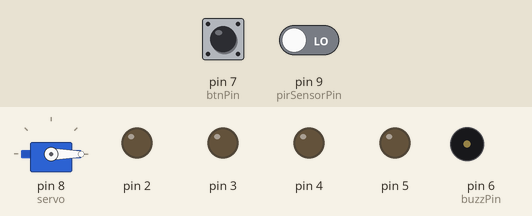
This sketch was run on a simulated Arduino Uno, built with avr-gcc and run on an emulated ATmega328P. Shown: servo, output pins drawn as LEDs (lit = HIGH), buzzer (waves = sounding). The inputs (shaded band) are chosen by the test bench; at power-on: pin 7 (btnPin) LOW, pin 9 (pirSensorPin) LOW.

Above: at 1.2 s.
1.3 s: pin 7 (btnPin) pulled HIGH for 0.15 s
At 2.4 s:
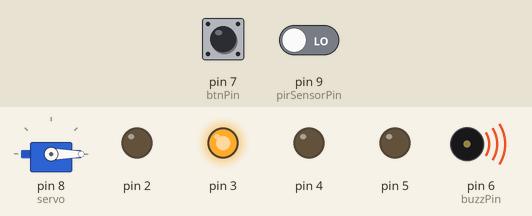
At 12.5 s:
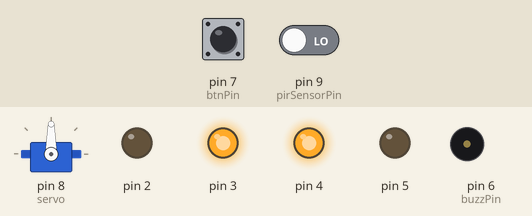
Timing chart, 0 to 12.8 s (numbered marks = the images above; inputs shaded):
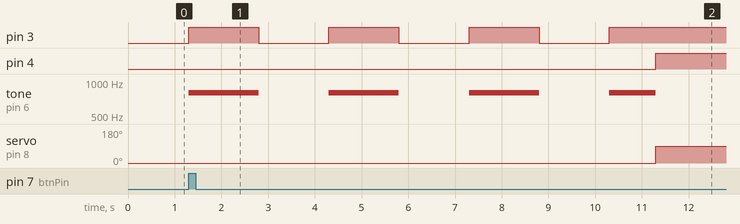

Measured:
- after the input at 1.3 s, pin 3: alternates HIGH for 1.5 s and LOW for 1.5 s, starting at once; pin 4: LOW → HIGH after 10.0 s; tone on pin 6 (buzzPin): goes 3 × (800 Hz 1.5 s, silent 1.5 s), 800 Hz 1.0 s, then silent, starting at once; servo on pin 8 (servo): 0° → 90° after 10.0 s

The sketch:

room-alarm.ino
```cpp
#include <Servo.h>
#include <Keypad.h>

class Led {
  public:
    byte port;

    void setup(byte iPin) {
      port = iPin;
      pinMode(port, OUTPUT);
    }
    void flash(int flashInterval) {
      static unsigned long int flashCounter = 0;
      static bool state = LOW;
      if (flashCounter <= millis()) {
        if (state == HIGH) {
          state = LOW;
        } else {
          state = HIGH;
        }
        digitalWrite(port, state);
        flashCounter = millis() + flashInterval;
      }
    }
    void on() {
      digitalWrite(port, HIGH);
    }
    void off() {
      digitalWrite(port, LOW);
    }
};

int peepFrequency = 800;
int servoLockedPosition = 90;
int lockingTime = 10000;
int warningTime = 5000;
int keypadResetTime = 10000;
String password = "*111";

Servo servo;
Led arLED;
Led ayLED;
Led krLED;
Led kgLED;
const byte buzzPin = 6;
const byte btnPin = 7;
const byte pirSensorPin = 9;
const byte keypadRows = 4;
const byte keypadColumns = 3;
const byte rowsPins[keypadRows] = {A0, A1, A2, A3};
const byte columnsPins[keypadColumns] = {A4, A5, 10};

char keypadCharacters[keypadRows][keypadColumns] = {
   {'1','2','3'},
   {'4','5','6'},
   {'7','8','9'},
   {'*','0','#'},
};
Keypad keyPad = Keypad(makeKeymap(keypadCharacters), rowsPins, columnsPins, keypadRows, keypadColumns);

void setup() {
  servo.attach(8);
  ayLED.setup(3);
  arLED.setup(2);
  krLED.setup(4);
  kgLED.setup(5);
  pinMode(buzzPin, OUTPUT);
  pinMode(btnPin, INPUT);
  pinMode(pirSensorPin, INPUT);
}

bool btnPressed;
bool moveDetected;
bool writingPwd;
bool passwordsMatches;
String pwd;
String inputPwd;
int countingTime;
unsigned long int startCountingTime;

void loop() {
  unlocked();
  btnPressed = digitalRead(btnPin);
  if (btnPressed) {
    countingTime = 0;
    startCountingTime = millis();
    while (countingTime <= lockingTime) {
      locking();
      countingTime = millis() - startCountingTime;
    }
    moveDetected = digitalRead(pirSensorPin);
    passwordsMatches = false;
    while (!moveDetected && !passwordsMatches) {
      locked();
      moveDetected = digitalRead(pirSensorPin);
      inputPwd = getInputPwd();
      passwordsMatches = inputPwd == password;
    }
    if (passwordsMatches) {
      kgLED.on();
      krLED.off();
    }
    if (moveDetected) {
      countingTime = 0;
      startCountingTime = millis();
      btnPressed = digitalRead(btnPin);
      while (countingTime <= warningTime && !btnPressed) {
        warning();
        countingTime = millis() - startCountingTime;
        btnPressed = digitalRead(btnPin);
      }
      if (countingTime > warningTime) {
        passwordsMatches = false;
        while (!btnPressed && !passwordsMatches) {
          alarm();
          btnPressed = digitalRead(btnPin);
          inputPwd = getInputPwd();
          passwordsMatches = inputPwd == password;
        }
        if (passwordsMatches) {
          kgLED.on();
          krLED.off();
        }
      }
    }
    tone(buzzPin, peepFrequency);
    delay(1000);
  }
}


// alarm state functions
void unlocked() {
  arLED.off();
  ayLED.off();
  krLED.off();
  kgLED.off();
  noTone(buzzPin);
  servo.write(0);
}

void locking() {
  int interval = 1500;
  arLED.off();
  ayLED.flash(interval);
  peep(interval);
  servo.write(0);
}

void locked() {
  arLED.off();
  ayLED.on();
  krLED.on();
  noTone(buzzPin);
  servo.write(servoLockedPosition);
}

void warning() {
  int interval = 1000;
  arLED.flash(interval);
  ayLED.on();
  peep(interval);
  servo.write(servoLockedPosition);
}

void alarm() {
  int interval = 500;
  arLED.flash(interval);
  ayLED.on();
  peep(interval);
  servo.write(servoLockedPosition);
}

// other functions
void peep(int peepInterval) {
  static unsigned long int peepCounter = 0;
  static bool peeping;
  if (peepCounter <= millis()) {
    if (peeping) {
      peeping = false;
      noTone(buzzPin);
    } else {
      peeping = true;
      tone(buzzPin, peepFrequency);
    }
    peepCounter = millis() + peepInterval;
  }
}

String getInputPwd() {
  char pressedKey = keyPad.getKey();
  if (pressedKey == '*') {
    pwd = "";
    writingPwd = true;
    countingTime = 0;
    startCountingTime = millis();
  } else if (pressedKey == '#') {
    writingPwd = false;
    return pwd;
  }
  if (writingPwd && pressedKey) {
    pwd += pressedKey;
  }
  countingTime = millis() - startCountingTime;
  if (countingTime > keypadResetTime) {
    writingPwd = false;
  }
  return "";
}
```
